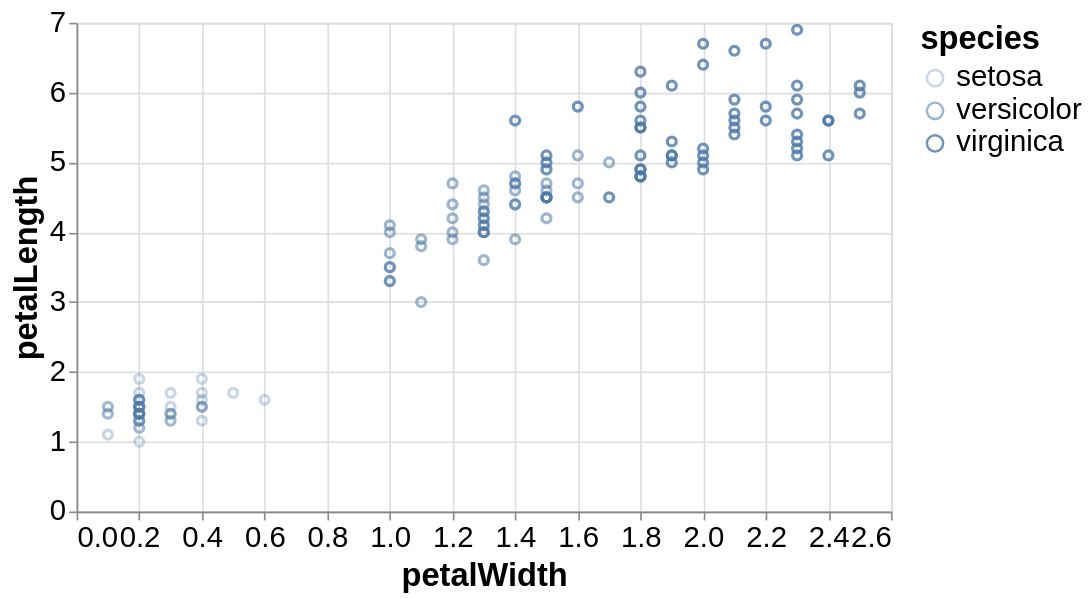

Notebook code for this chart:
### Markdown cell above
## Examples of encoding
I'll demonstrate changing some of the encoding channels below so we can examine their effect on the chart

### Code cell
alt.Chart(df).mark_point().encode(
    x='petalWidth',
    y='petalLength',
    opacity='species' # color='species' or shape, opacity, color, tooltip, size
)

### Figure 1 — Vega-Lite specification as saved in the notebook (floating-point values rounded to 4 significant figures; data arrays with more than 128 entries replaced by an {"elided": "..."} marker saying what was removed)
{"width": 500, "height": 300, "config": {"style": {"bar": {"size": 20}, "guide-title": {"fontSize": 25}, "guide-label": {"fontSize": 20}}, "scale": {"bandPaddingInner": 0.5, "bandPaddingOuter": 0.5}, "legend": {"symbolSize": 100, "titleFontSize": 20, "labelFontSize": 18}, "axis": {"titleFontSize": 20, "labelFontSize": 18}, "title": {"fontSize": 20}}, "data": {"name": "data-5492ad92962bad06c6c3f4c2fd78919a"}, "mark": {"type": "point"}, "encoding": {"opacity": {"field": "species", "type": "nominal"}, "x": {"field": "petalWidth", "type": "quantitative"}, "y": {"field": "petalLength", "type": "quantitative"}}, "$schema": "https://vega.github.io/schema/vega-lite/v5.20.1.json", "datasets": {"data-5492ad92962bad06c6c3f4c2fd78919a": {"elided": "150 records"}}}
